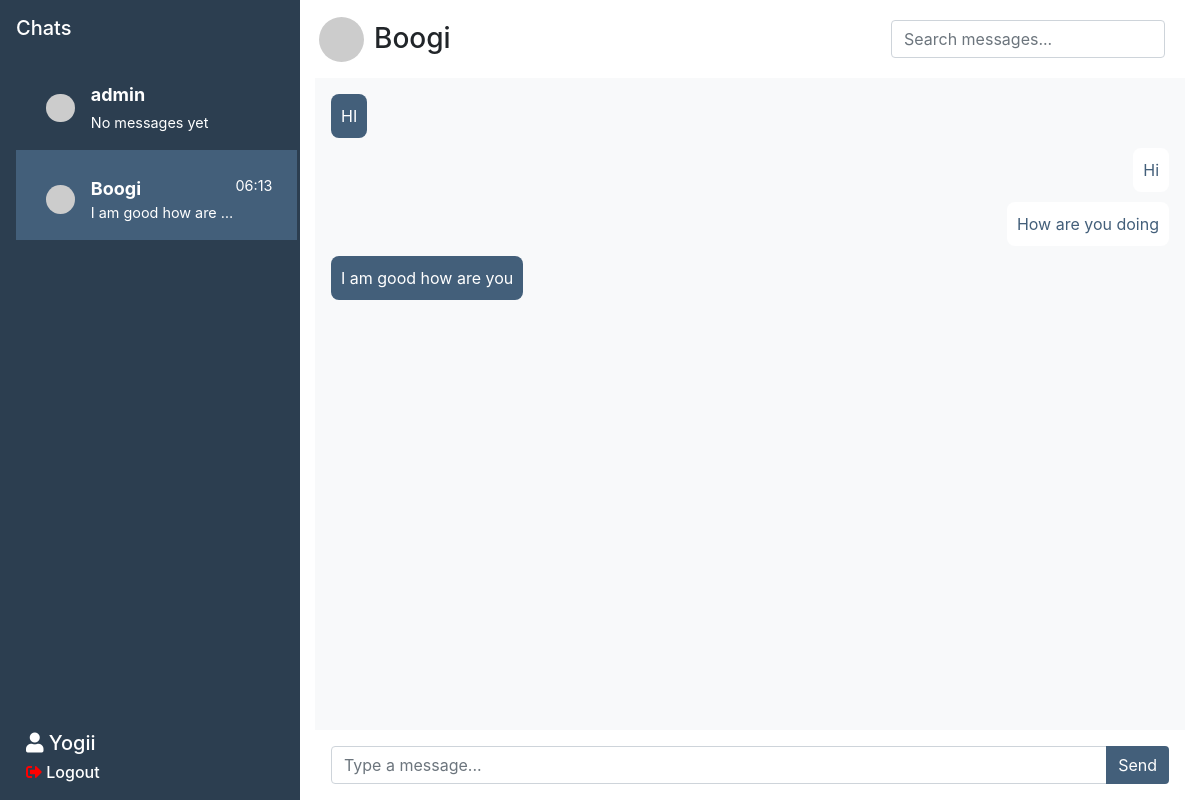
The page /chat/chat/Boogi/ (signed in) on the database its author committed.
### chat/models.py (models this page shows, shortened)
class Message(models.Model):
    sender = models.ForeignKey(User, related_name="sent_messages", on_delete=models.CASCADE)
    receiver = models.ForeignKey(User, related_name="received_messages", on_delete=models.CASCADE)
    content = models.TextField()
    timestamp = models.DateTimeField(auto_now_add=True)

### chat/views.py (the view)
# urls.py: path('chat/<str:room_name>/', views.chat_room, name='chat'),
@login_required
def chat_room(request, room_name):
    try:
            search_query = request.GET.get('search', '')
            users = User.objects.exclude(id=request.user.id)
            chats = Message.objects.filter(
                (Q(sender=request.user) & Q(receiver__username=room_name)) |
                (Q(receiver=request.user) & Q(sender__username=room_name))
            )
            if search_query:
                chats = chats.filter(Q(content__icontains=search_query))
            chats = chats.order_by('timestamp')
            user_last_messages = []
            for user in users:
                last_message = Message.objects.filter(
                    (Q(sender=request.user) & Q(receiver=user)) |
                    (Q(receiver=request.user) & Q(sender=user))
                ).order_by('-timestamp').first()
                user_last_messages.append({
                    'user': user,
                    'last_message': last_message
                })
            return render(request, 'chat.html', {
                'room_name': room_name,
                'chats': chats,
                'users': users,
                'user_last_messages': user_last_messages,
                'search_query': search_query
            })
    except User.DoesNotExist:
            messages.error(request, 'User not found.')
            return redirect('home')

### templates/chat.html (shortened to what this page needs)
<!DOCTYPE html>
<html lang="en">
<head>
    <link rel="stylesheet" href="https://stackpath.bootstrapcdn.com/bootstrap/4.5.2/css/bootstrap.min.css" />
    <link rel="stylesheet" href="https://cdnjs.cloudflare.com/ajax/libs/font-awesome/5.15.1/css/all.min.css" />
</head>
<body style="height: 100vh; display: flex; flex-direction: column">
    <div class="container-fluid h-100">
        <div class="row h-100">
            <div class="col-3 sidebar p-3 chats">
                <h5 class="mb-3 text-white">Chats</h5>
                <div class="contacts">
                    {% for item in user_last_messages %}
                    <a href="{% url 'chat' item.user.username %}"
                        class="list-group-item list-group-item-action {% if item.user.username == room_name %} active {% endif %}"
                        data-id="{{ room_name }}">
                        <div class="d-flex align-items-center">
                            <img src="https://ui-avatars.com/api/?name={{ item.user.username|urlencode }}&size=64&background=random"
                                alt="{{ item.user.username }}'s Profile Image" class="profile-icon rounded-circle mr-3"
                                style="width: 1.8rem; height: 1.8rem; object-fit: cover" />
                            <div class="w-100">
                                <div class="d-flex justify-content-between">
                                    <strong class="text-truncate">{{ item.user.username }}</strong>
                                    {% if item.last_message %}
                                    <small class="text-nowrap timestamp">
                                        {{ item.last_message.timestamp|date:"H:i" }}</small>
                                    {% endif %}
                                </div>
                                <div>
                                    {% if item.last_message %}
                                    <small class="d-block text-truncate last-msg" style="max-width: 90%"
                                        id="last-message">
                                         {{ item.last_message.content|truncatewords:5 }}
                                    </small>
                                    {% else %}
                                    <small class="">No messages yet</small>
                                    {% endif %}
                                </div>
                            </div>
                        </div>
                    </a>
                    {% endfor %}
                </div>
                <div class="logout">
                    <h5 class="text-white">
                        <i class="fas fa-user"></i>
                        {{ request.user.username|title }}
                    </h5>
                    <h5 style="cursor: pointer; font-size: 1rem; margin-top: 5px">
                        <i class="fas fa-sign-out-alt" style="color: red"></i>
                        <a href="{% url 'logout' %}" class="text-white">Logout</a>
                    </h5>
                </div>
            </div>
            <div class="col-9 d-flex flex-column chat" data-id="{{ room_name }}">
                <div class="d-flex align-items-center p-1">
                    <img src="https://ui-avatars.com/api/?name={{ room_name|urlencode }}&size=64&background=random"
                        style="border-radius: 50%; height: 45px; width: auto" />
                    <h3 class="display-5 mb-0" style="padding-left: 10px">
                        {{ room_name }}
                    </h3>
                    <form method="GET" action="" class="p-3 ml-auto">
                        <div class="form-group mb-0">
                            <input type="text" name="search" id="searchInput" class="form-control"
                                placeholder="Search messages..." value="{{ search_query }}" />
                        </div>
                    </form>
                </div>
                <div id="chatbox" class="chatbox flex-fill p-3">
                    {% if chats %} {% for message in chats %}
                    <div
                        class="chat-message {% if message.sender == request.user %} sender {% else %} receiver {% endif %}">
                        <span>{{ message.content }}</span>
                    </div>
                    {% endfor %} {% else %}
                    <p class="no-messages">No Messages.</p>
                    {% endif %}
                </div>
                <div class="chat-input p-3">
                    <div class="input-group">
                        <input type="text" id="my_input" class="form-control" placeholder="Type a message..."
                            required />
                        <div class="input-group-append">
                            <button id="submit_button" class="btn btn-primary" type="button">
                                Send
                            </button>
                        </div>
                    </div>
                </div>
            </div>
        </div>
    </div>
</body>
</html>

### templates/chat.html (style rules this page uses)
.profile-icon { color: #12151a; }
#chatbox { background-color: #f8f9fa; overflow-y: auto; height: calc(100vh - 180px); padding: 10px; }
.chat-message { border-radius: 8px; padding: 10px; display: flex; width: fit-content; margin-bottom: 10px; clear: both; }
.chat-message.sender { background-color: #ffffff; color: #435f7a; margin-left: auto; text-align: right; }
.chat-message.receiver { background-color: #435f7a; color: white; margin-right: auto; text-align: left; }
.chat-input { background-color: white; }
.chat-input button { border-top-left-radius: 0; border-bottom-left-radius: 0; background: #435f7a; color: white; border: none; }
.sidebar { background-color: #2c3e50; overflow-y: auto; }
.sidebar a { background: #2c3e50; color: white; }
.sidebar i { color: white; }
.chats .list-group-item { border: none; border-bottom: 1px solid #e9ecef; padding: 25px 25px 15px 30px; font-size: 18px; }
.chats .list-group-item { border-bottom: 1px solid #435f7a; width: 105%; }
.active { background-color: #435f7a !important; color: white; }
.logout { position: absolute; bottom: 0; width: 100%; padding: 10px; background-color: #2c3e50; }

### rows shown on the page
Message: content "HI"
Message: content "Hi"
Message: content "How are you doing"
Message: content "I am good how are you"

### other values the page prints
{{ item.user.username }} "admin"
{{ item.user.username }} "Boogi"
{{ item.last_message.timestamp|date:"H:i" }} "06:13"
{{ item.last_message.content|truncatewords:5 }} "I am good how are …"
{{ request.user.username|title }} "Yogii"
{{ room_name }} "Boogi"
